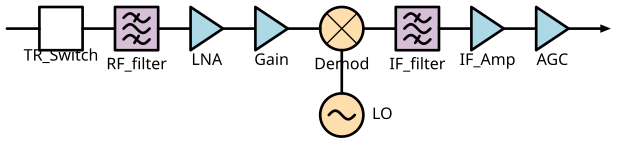

This chart was generated by the following Python code:
from numpy import log10
from rfbudget import (
    GHz,
    MHz,
    Element,
    filter,
    Amplifier,
    Modulator,
    ConverterType,
    budget,
)


# Inspired from https://fr.mathworks.com/help/rf/ug/superheterodyne-receiver-using-rf-budget-analyzer-app.html

center_freq = GHz(5.8)
bwpass = MHz(20)
Z = 132.986

tr_switch = Element(name="TR_Switch", gain=-1.3, nf=2.3, oip3=37)

insertion_loss = 1

b1 = filter.Butterworth(
    name="RF_filter",
    filter_order=6,
    passband_attenuation=10 * log10(2),
    center_freq=center_freq,
    bandwidth=bwpass,
    z_out=50,
)

a1 = Amplifier(name="LNA", gain=15 - insertion_loss, nf=1.5, oip3=26, z_in=Z)

a2 = Amplifier(
    name="Gain",
    gain=10.5,
    nf=3.5,
    oip3=23,
)

d = Modulator(
    name="Demod",
    gain=-7,
    nf=7,
    oip3=15,
    lo=GHz(5.4),
    converter_type=ConverterType.Down,
)

b2 = filter.Butterworth(
    name="IF_filter",
    filter_order=4,
    passband_attenuation=10 * log10(2),
    center_freq=MHz(400),
    bandwidth=MHz(5),
    z_out=50,
)

a3 = Amplifier(name="IF_Amp", gain=40 - insertion_loss, nf=2.5, oip3=37, z_in=Z)

a4 = Amplifier(
    name="AGC",
    gain=17.5,
    nf=4.3,
    oip3=36,
)

superhet = budget(
    elements=[tr_switch, b1, a1, a2, d, b2, a3, a4],
    input_freq=GHz(5.8),
    available_input_power=-66,
    signal_bandwidth=MHz(20),
)

superhet.display()
d = superhet.schemdraw({"simplified": False})
d.draw()
# d.save('test1.svg')
